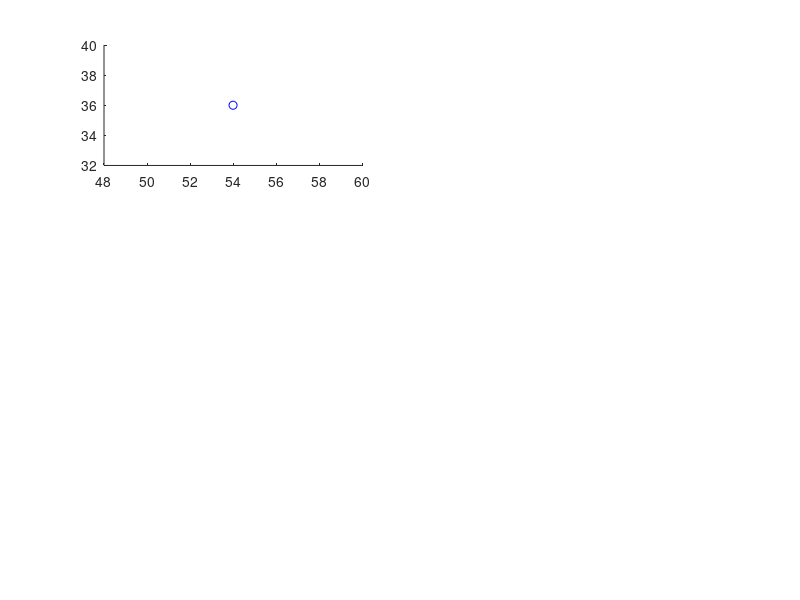

Write MATLAB code to recreate this figure. (Note: this script raises an error after producing the figure.)

%all cities were chosen for their varied values for population and number
%of of manufacturing companies employing 20 or more workers. Additionally,
%they had a wide range of values for precipation per year. They all have
%pretty close values for temperature which is good because it can act as a
%constant
%Wilmington chosen for its low population and high precipation
Wilmington =	[36,	54,	80,	80,	9,	40.25,	114];
%Wichita chosen for its slightly higher population yet lower precipitation
Wichita	= [8,	56.6,	125,	277,	12.7,	30.58,	82];
%phoenix chosen for having a mid range value for population
phoenix = [10,	70.3,	213,	582,	6,	7.05,	36];
%Baltimore chosen for its large population
Baltimore	= [47,	55,	625,	905,	9.6,	41.31,	111];
%Detroit chosen for having the largest population
Detroit	= [35,	49.9,	1064,	1513,	10.1,	30.96,	129];


%gives an array of colors
colors = ["blue", "red", "green", "yellow", "magenta"];
%gives an array of the titles in order
titles = [ "Y vs X1", "Y vs X2", "Y vs X3", "Y vs X4", "Y vs X5", "Y vs X6"];
%gives the array of the x-axis in order
label = [0, "Average Annual Temp (F)", "Number of Manufacturing enterprise employing 20+ workers", "Population Size (1970) in thousands", "Average Annual Wind Speed (mi/hr)", "Average Annual Precipitation (inches)", "Average Number of Days with Precipitation per year"];
%gives an array of strings explaining each slop
slope = ["The slope of the best-fit line to the pollution vs. temperature data is: %f\n", "The slope of the best-fit line to the pollution vs. Manufacturing enterprise employing 20+ workers data is:%f\n", "The slope of the best-fit line to the pollution vs. population size data is:%f\n", "The slope of the best-fit line to the pollution vs. average annual rainfall data is:%f\n", "The slope of the best-fit line to the pollution vs. average annual precipitation data is:%f\n",  "The slope of the best-fit line to the pollution vs. average number of days with precipitation per year data is:%f\n" ];

%begins a for loop that loops through the numbers 1 to 5
for i = 1:6
   %establishes that everything below will be on the left side of a figure
   figure(1)
   %with 5 x 2 dimensions
   subplot(3, 2, i)
   %begins a nested for loop
   for j = 1:5
      %array with the x values of each city
     cities = [Wilmington(i + 1), Wichita(i + 1), phoenix(i + 1), Baltimore(i +1 ), Detroit(i +1)];
     %array with the y value of each city
     y = [Wilmington(1), Wichita(1), phoenix(1), Baltimore(1), Detroit(1)];
     %scatters the same x value for each city
     scatter(cities(j), y(j), colors(j))
     
     hold on
   end
   %sets the ylabel
   ylabel(["SO2 in the Air", "(mg/m^3)"], FontSize=8);
   %returns the slope of the lines + y-intercept
   p = polyfit(cities(1:5), y(1:5), 1);
   %determines the points on the best fit line
   val = polyval(p, cities(1:5));
   %plots the best fit line
   plot(cities(1:5), val);
   %labels the x-axis
   xlabel([label(i+1)]);
   %gives each graph a title
   title([titles(i)]);
    %prints the slope
   fprintf(slope(i), p(1));

   
   hold off
end

legends = legend("Wilmington", "Wichita", "phoenix", "Baltimore", "Detroit");
set(legends,'location', 'bestoutside');

%array of y-axis title for boxplot
label2 = [0, "Temp (F)", "Manufacturing enterprises", "Population Size", "Annual Wind Speed (mi/hr)", "Annual Precipitation", "Days of Precipitation"];
figure(2)
for i = 1:6
    %adds everything below to the right hand side of the figure
   subplot(3, 2, i)
   for j = 1:5
       %x values of the cities for that iteration
     cities = [Wilmington(i), Wichita(i), phoenix(i), Baltimore(i), Detroit(i)];
     %creates the boxplot
     boxplot(cities)
     hold on
   end
   %gives the boxplots a title
   title(label(i+1))
   %labels the y-axis of the boxplots
   ylabel(label2(i+1), FontSize=8)
   hold off
end

